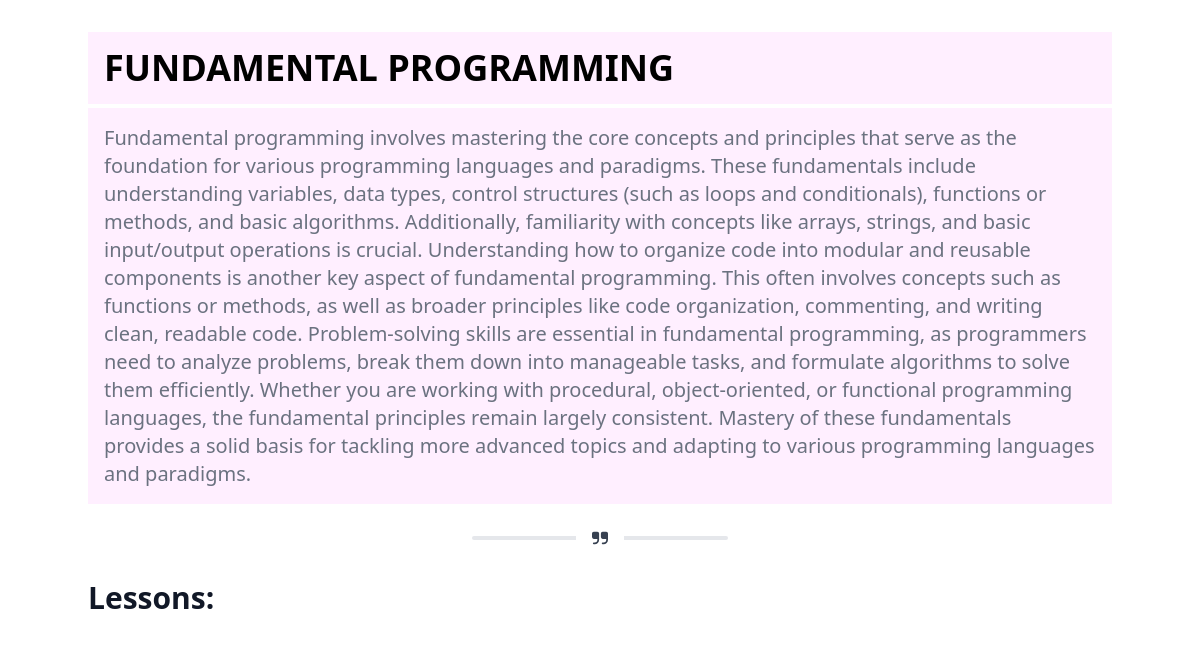
The app's page /course/3/ with its own data.
### lms_app/models.py (models this page shows, shortened)
class Course(models.Model):
    title = models.CharField(max_length=100)
    description = models.TextField(default="")

### lms_app/views.py (the view)
# urls.py: path('course/<int:course_id>/', views.course_detail, name='course_detail'),
def course_detail(request, course_id):
    course = get_object_or_404(Course, pk=course_id)
    lessons = Lesson.objects.filter(course=course)
    return render(request, 'course_detail.html', {'course': course, 'lessons': lessons})

### lms_app/templates/course_detail.html (shortened to what this page needs)
{% extends 'Layout.html' %}
{% block content %}
<div class="container mx-auto mt-8">
    <h1 class="text-4xl bg-[#f1f1] p-4 font-bold mb-1 uppercase">{{ course.title }}</h1>
    <p class="text-gray-500 text-xl bg-[#f1f1] p-4 dark:text-gray-400">{{ course.description }}</p>
    <div class="inline-flex items-center justify-center w-full">
        <div class="absolute px-4 -translate-x-1/2 bg-white left-1/2 dark:bg-gray-900">
        </div>
    </div>
    <div class="mt-2">
        <h2 class="mb-2 text-3xl font-semibold text-gray-900 dark:text-white">Lessons:</h2>
    </div>
</div>
{% endblock %}

### lms_app/templates/Layout.html (style rules this page uses)
* { margin: 0; padding: 0; box-sizing: border-box; }

### records on screen
Course: title "FUNDAMENTAL PROGRAMMING", description "Fundamental programming involves mastering the core concepts and principles that serve as the foundation for various programming languages and paradigms. These fundamentals include understanding variables, data types, control structures (such as loops and conditionals), functions or methods, and basic algorithms. Additionally, familiarity with concepts like arrays, strings, and basic input/output operations is crucial. Understanding how to organize code into modular and reusable components is another key aspect of fundamental programming. This often involves concepts such as functions or methods, as well as broader principles like code organization, commenting, and writing clean, readable…"
